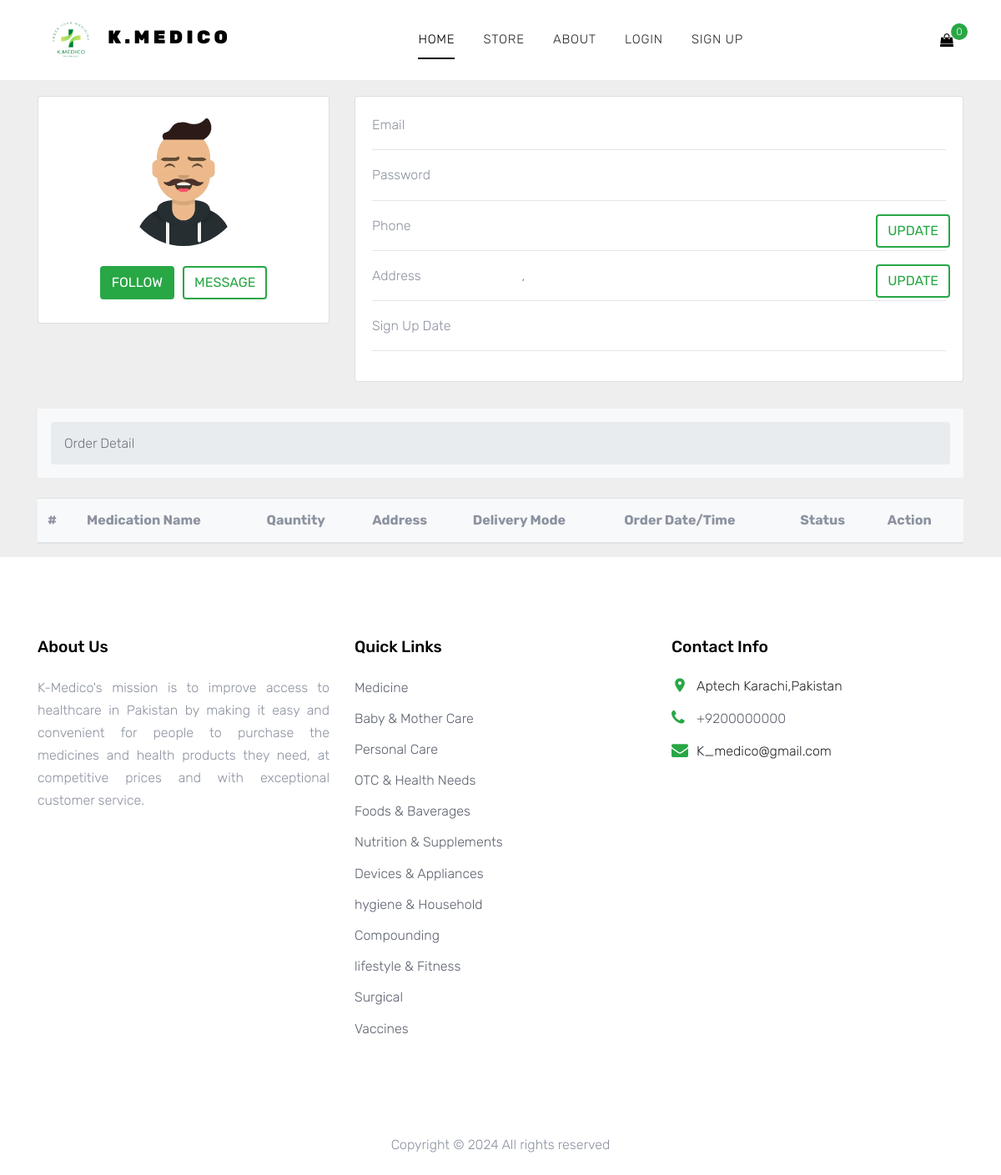
The page /profile.php on the database as committed earlier.
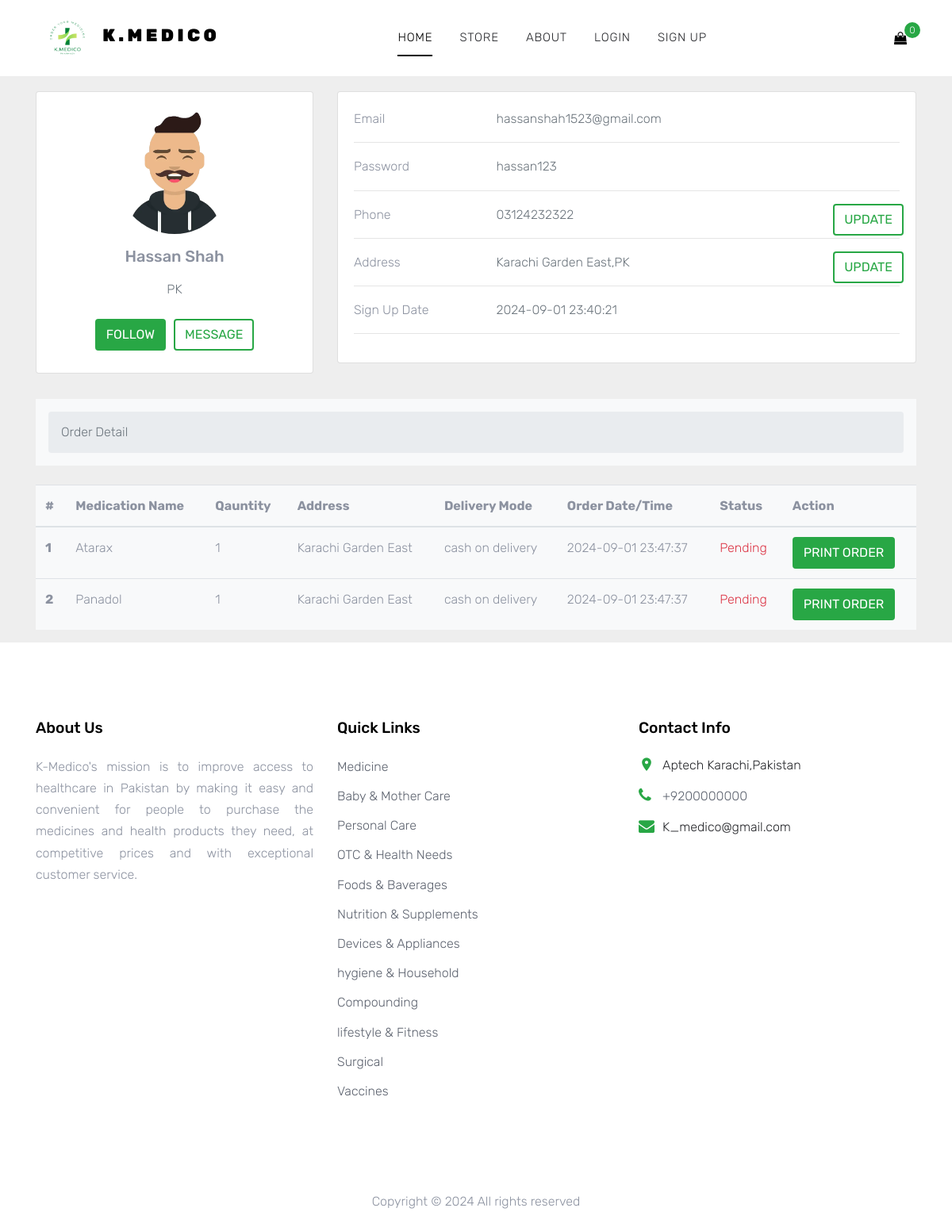
The same page on the database as committed later.
### tables this page shows
CREATE TABLE `category` (
  `id` int(11) NOT NULL,
  `category_name` varchar(255) NOT NULL,
  `category_image` varchar(255) NOT NULL
);

CREATE TABLE `register` (
  `id` int(11) NOT NULL,
  `name` varchar(255) NOT NULL,
  `email` varchar(255) NOT NULL,
  `password` varchar(255) NOT NULL,
  `role` int(11) NOT NULL,
  `date` timestamp NOT NULL DEFAULT current_timestamp() ON UPDATE current_timestamp(),
  `address` varchar(255) DEFAULT NULL,
  `phone_no` varchar(255) DEFAULT NULL,
  `country` varchar(255) DEFAULT NULL
);

CREATE TABLE `orders` (
  `id` int(11) NOT NULL,
  `u_id` int(11) NOT NULL,
  `u_name` varchar(255) NOT NULL,
  `u_country` varchar(255) NOT NULL,
  `u_address` varchar(255) NOT NULL,
  `u_phone` varchar(255) NOT NULL,
  `delivery_status` varchar(255) NOT NULL,
  `p_id` int(11) NOT NULL,
  `p_name` varchar(255) NOT NULL,
  `generic_name` varchar(255) NOT NULL,
  `p_quantity` int(11) NOT NULL,
  `p_price` int(11) NOT NULL,
  `date` timestamp NOT NULL DEFAULT current_timestamp() ON UPDATE current_timestamp(),
  `order_status` varchar(255) NOT NULL DEFAULT 'Pending',
  `p_prescription` varchar(255) NOT NULL,
  `p_image` varchar(255) DEFAULT NULL
);

### profile.php (the view, shortened to what this page needs)
<?php
include "doctype.php";
?>
<body>
  <div class="site-wrap">
    <?php
    include "header.php";
    ?>
    <section style="background-color: #eee;">
      <div class="container py-2">
        <div class="row">
          <div class="col">
            <nav aria-label="breadcrumb" class="bg-light rounded-3 p-3 mb-4">
              <ol class="breadcrumb mb-0">
                <li class="breadcrumb-item"><a href="index.php">Home</a></li>
                <li class="breadcrumb-item active" aria-current="page">User Profile</li>
              </ol>
            </nav>
          </div>
        </div>
        <?php
        include "config.php";
        $user_id = $_SESSION['id'];
        $query = "SELECT register.id,register.name,register.email,register.password,register.date AS register_date,register.address,register.phone_no,register.country,orders.id AS order_id,orders.u_name,orders.u_country,orders.u_address,orders.u_phone,orders.delivery_status,orders.p_id,orders.p_name,
orders.generic_name,orders.p_quantity,orders.p_price,orders.p_prescription,orders.order_status,orders.date AS order_date FROM
register LEFT JOIN orders ON register.id = orders.u_id WHERE register.id='$user_id';";
        $userData = mysqli_query($db, $query);
        $data = mysqli_fetch_assoc($userData)
          ?>
        <div class="row">
          <div class="col-lg-4">
            <div class="card mb-4">
              <div class="card-body text-center">
                <img src="images/ava3.webp" alt="avatar" class="rounded-circle img-fluid" style="width: 150px;">
                <h5 class="my-3"><?php echo $data['name'] ?></h5>
                <p class="text-muted mb-4"><?php echo $data['country'] ?></p>
                <div class="d-flex justify-content-center mb-2">
                  <button type="button" class="btn btn-success" style="margin-right:10px;">Follow</button>
                  <button type="button" class="btn btn-outline-success ms-1">Message</button>
                </div>
              </div>
            </div>
          </div>
          <div class="col-lg-8">
            <div class="card mb-4">
              <div class="card-body">
                <div class="row">
                  <div class="col-sm-3">
                    <p class="mb-0">Email</p>
                  </div>
                  <div class="col-sm-9">
                    <p class="text-muted mb-0"><?php echo $data['email'] ?></p>
                  </div>
                </div>
                <hr>
                <div class="row">
                  <div class="col-sm-3">
                    <p class="mb-0">Password</p>
                  </div>
                  <div class="col-sm-9">
                    <p class="text-muted mb-0"><?php echo $data['password'] ?></p>
                  </div>
                </div>
                <hr>
                <div class="row">
                  <div class="col-sm-3">
                    <p class="mb-0">Phone</p>
                  </div>
                  <div class="col-sm-9 d-flex position-relative">
                    <p class="text-muted mb-0"><?php echo $data['phone_no'] ?></p>
                    <button type="button" class="btn btn-outline-success text-center"
                      style="position:absolute;right:10px;" data-toggle="modal"
                      data-target="#phonenumberupdate">Update</button>
                  </div>
                </div>
                <hr>
                <div class="row">
                  <div class="col-sm-3">
                    <p class="mb-0">Address</p>
                  </div>
                  <div class="col-sm-9 d-flex position-relative">
                    <p class="text-muted mb-0"><?php echo $data['address'] ?>,<?php echo $data['country'] ?></p>
                    <button class="btn btn-outline-success text-center" style="position:absolute;right:10px;"
                      data-toggle="modal" data-target="#updateaddress">Update</button>
                  </div>
                </div>
                <hr>
                <div class="row">
                  <div class="col-sm-3">
                    <p class="mb-0">Sign Up Date</p>
                  </div>
                  <div class="col-sm-9">
                    <p class="text-muted mb-0"><?php echo $data['register_date'] ?></p>
                  </div>
                </div>
                <hr>
              </div>
            </div>
          </div>
        </div>
      </div>
      <div class="container">
        <div class="row">
          <div class="col">
            <nav aria-label="breadcrumb" class="bg-light rounded-3 p-3 mb-4">
              <ol class="breadcrumb mb-0">
                <li class="breadcrumb-item active" aria-current="page">Order Detail</li>
              </ol>
            </nav>
          </div>
        </div>
      </div>
      <div class="container">
        <div class="row">
          <div class="col">
            <table class="table table-hover bg-light">
              <thead>
                <tr>
                  <th scope="col">#</th>
                  <th scope="col">Medication Name</th>
                  <th scope="col">Qauntity</th>
                  <th scope="col">Address</th>
                  <th scope="col">Delivery Mode</th>
                  <th scope="col">Order Date/Time</th>
                  <th scope="col">Status</th>
                  <th scope="col">Action</th>
                </tr>
              </thead>
              <tbody>
                <?php
                $userData = mysqli_query($db, $query);
                $sno = 1;
                foreach ($userData as $data) {
                  if($data['p_name']!=null){
                  ?>
                  <tr>
                    <th scope="row"><?php echo $sno;
                    $sno++; ?></th>
                    <td><?php echo $data['p_name'] ?></td>
                    <td><?php echo $data['p_quantity'] ?></td>
                    <td><?php echo $data['u_address'] ?></td>
                    <td><?php echo $data['delivery_status'] ?></td>
                    <td><?php echo $data['order_date'] ?></td>
                    <td class="text-danger"><?php echo $data['order_status'] ?></td>
                    <td>
                      <form action="print.php" method="post">
                      <input type="submit" name="print_order" class="btn btn-success" value="Print Order">
                      </form>
                    </td>
                  </tr>
                  <?php
                  }
                }
                  ?>
              </tbody>
            </table>
          </div>
        </div>
      </div>
    </section>
    <?php
    include 'footer.php';
    ?>
  </div>
</body>
</html>

### doctype.php (shortened to what this page needs)
<!DOCTYPE html>
<html lang="en">
<head>
    <link rel="stylesheet" href="fonts/icomoon/style.css">
    <link rel="stylesheet" href="css/bootstrap.min.css">
    <link rel="stylesheet" href="css/magnific-popup.css">
    <link rel="stylesheet" href="css/jquery-ui.css">
    <link rel="stylesheet" href="css/owl.carousel.min.css">
    <link rel="stylesheet" href="css/owl.theme.default.min.css">
    <link rel="stylesheet" href="css/aos.css">
    <link rel="stylesheet" href="css/style.css">
</head>

### header.php (shortened to what this page needs)
<div class="site-navbar py-2 position-fixed">
  <div class="container">
    <div class="d-flex align-items-center justify-content-between">
      <div class="logo">
        <div class="site-logo">
          <img src="images/logo.png" style="width:80px;" alt="">
          <a href="index.php" class="js-logo-clone">K.Medico</a>
        </div>
      </div>
      <div class="main-nav d-none d-lg-block">
        <nav class="site-navigation text-right text-md-center" role="navigation">
          <ul class="site-menu js-clone-nav d-none d-lg-block">
            <li class="active" id="Home"><a href="index.php">Home</a></li>
            <li id="shop"><a href="shop.php">Store</a></li>
            <li id="about"><a href="about.php">About</a></li>
            <?php
            if (!isset($_SESSION['name'])) {
            ?>
              <li><a href="" data-toggle="modal" data-target="#loginModel">Login</a></li>
              <li><a href="" data-toggle="modal" data-target="#registerModel">Sign Up</a></li>
            <?php
            } else {
            ?>
              <li id="profile"><a href="profile.php">Profile</a></li>
              <li><a href="logout.php">Logout</a></li>
            <?php
            }
            ?>
          </ul>
        </nav>
      </div>
      <div class="icons">
        <a href="cart.php" class="icons-btn d-inline-block bag">
          <span class="icon-shopping-bag"></span>
          <span class="number bg-success text-light">
            <?php
            $count = 0;
            echo $count;
            ?>
          </span>
        </a>
      </div>
    </div>
  </div>
</div>

### footer.php (shortened to what this page needs)
<footer class="site-footer">
  <div class="container">
    <div class="row">
      <div class=" col-lg-4 col-md-4 mb-4 mb-lg-0">
        <div class="block-7">
          <h3 class="footer-heading mb-4">About Us</h3>
          <p class="text-justify">K-Medico's mission is to improve access to healthcare in Pakistan by making it easy
            and convenient for people to purchase the medicines and health products they need, at competitive prices and
            with exceptional customer service.</p>
        </div>
      </div>
      <div class="col-lg-4 col-md-4 mx-auto mb-5 mb-lg-0">
        <h3 class="footer-heading mb-4">Quick Links</h3>
        <ul class="list-unstyled">
          <?php
          include "config.php";
          $fetchAllMedicine = mysqli_query($db, "SELECT * FROM category");
          foreach ($fetchAllMedicine as $data) {
            ?>
            <li><a
                href="categoryWiseProduct.php?category=<?php echo $data['category_name']; ?>"><?php echo $data['category_name'] ?></a>
            </li>
            <?php
          }
          ?>
        </ul>
      </div>
      <div class="col-lg-4 col-md-4 ">
        <div class="block-5 mb-5">
          <h3 class="footer-heading mb-4">Contact Info</h3>
          <ul class="list-unstyled">
            <li class="address">Aptech Karachi,Pakistan</li>
            <li class="phone"><a href="tel://+9200000000">+9200000000</a></li>
            <li class="email">K_medico@gmail.com</li>
          </ul>
        </div>
      </div>
    </div>
    <div class="row pt-5 mt-5 text-center">
      <div class="col-md-12">
        <p>
          Copyright &copy;
          <script>document.write(new Date().getFullYear());</script> All rights reserved
        </p>
      </div>
    </div>
  </div>
</footer>

### css/style.css (style rules this page uses)
body { line-height: 1.7; color: #8c92a0; font-weight: 300; font-size: 16px; }
a { -webkit-transition: 0.3s all ease; -o-transition: 0.3s all ease; transition: 0.3s all ease; }
.site-wrap:before { -webkit-transition: 0.3s all ease-in-out; -o-transition: 0.3s all ease-in-out; transition: 0.3s all ease-in-out; background: rgba(0, 0, 0, 0.6); content: ""; position: absolute; z-index: 2000; top: 0; left: 0; right: 0; bottom: 0; opacity: 0; visibility: hidden; }
.btn { -webkit-transition: 0.3s all ease-in-out; -o-transition: 0.3s all ease-in-out; transition: 0.3s all ease-in-out; text-transform: uppercase; border-width: 2px; }
.site-footer { padding: 6em 0; }
.site-footer ul li { margin-bottom: 10px; }
.site-footer ul li a { color: #5c626e; }
.site-footer .footer-heading { font-size: 1.2rem; color: #000; margin-bottom: 1rem; }
.site-logo a { text-transform: uppercase; letter-spacing: 0.2em; font-size: 22px; color: #000 !important; font-weight: 900; }
.icons-btn { display: inline-block; text-align: center; }
.icons-btn span { display: block; height: 40px; width: 40px; line-height: 40px; }
.site-navbar { margin-bottom: 0px; z-index: 1999; position: relative; top: 0; width: 100%; background: #fff; }
.site-navbar a { color: #000; }
.site-navbar .site-navigation .site-menu { margin-left: 0; padding-left: 0; margin-bottom: 0; }
.site-navbar .site-navigation .site-menu .active > a { color: #000; position: relative; }
.site-navbar .site-navigation .site-menu .active > a:before { content: ""; position: absolute; left: 10px; right: 10px; height: 2px; background: #000; bottom: 0; }
.site-navbar .site-navigation .site-menu a { text-decoration: none !important; font-size: 15px; display: inline-block; }
.site-navbar .site-navigation .site-menu > li { display: inline-block; padding: 10px 5px; }
.site-navbar .site-navigation .site-menu > li > a { padding: 10px 10px; text-transform: uppercase; letter-spacing: 0.05em; color: #25262a; font-size: 15px; text-decoration: none !important; }
.site-mobile-menu .site-mobile-menu-header .site-mobile-menu-logo a { display: inline-block; text-transform: uppercase; color: #000; letter-spacing: 0.2em; font-size: 22px; font-weight: 900; }
.site-mobile-menu .site-nav-wrap { padding: 0; margin: 0; list-style: none; position: relative; }
.site-mobile-menu .site-nav-wrap a { padding: 10px 20px; display: block; position: relative; color: #212529; }
.site-mobile-menu .site-nav-wrap li { position: relative; display: block; }
.site-mobile-menu .site-nav-wrap li.active > a { color: #28a745; }
.site-mobile-menu .site-nav-wrap > li { display: block; position: relative; float: left; width: 100%; }
.site-mobile-menu .site-nav-wrap > li > a { padding-left: 20px; font-size: 20px; }
.block-5 ul, .block-5 ul li { list-style: none; padding: 0; margin: 0; line-height: 1.5; }
.block-5 ul li { padding-left: 30px; position: relative; margin-bottom: 15px; color: #25262a; }
.block-5 ul li:before { top: 0; font-family: "icomoon"; content: ""; position: absolute; left: 0; font-size: 20px; line-height: 1; color: #28a745; }
.block-5 ul li.address:before { content: "\e8b4"; }
.block-5 ul li.email:before { content: "\f0e0"; }
.block-5 ul li.phone:before { content: "\f095"; }
.bag { position: relative; }
.bag .number { position: absolute; top: 0; width: 20px; height: 20px; border-radius: 50%; line-height: 20px; color: #000; font-size: 12px; background: #28a745; left: 25px;; }

Rows that differ between the two databases and show on the page:
added register: name "Hassan Shah", country "PK", email "hassanshah1523@gmail.com", password "hassan123", phone_no "03124232322", address "Karachi Garden East", date "2024-09-01 23:40:21"
added orders: p_name "Atarax", p_quantity "1", u_address "Karachi Garden East", delivery_status "cash on delivery", date "2024-09-01 23:47:37", order_status "Pending"
added orders: p_name "Panadol", p_quantity "1", u_address "Karachi Garden East", delivery_status "cash on delivery", date "2024-09-01 23:47:37", order_status "Pending"
